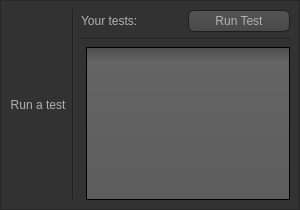
<?xml version="1.0" encoding="UTF-8"?>
<ui version="4.0">
 <class>main_window</class>
 <widget class="QWidget" name="main_window">
  <property name="geometry">
   <rect>
    <x>0</x>
    <y>0</y>
    <width>300</width>
    <height>210</height>
   </rect>
  </property>
  <property name="windowTitle">
   <string>Py-Grader</string>
  </property>
  <property name="styleSheet">
   <string notr="true">/*
    I did not create this
    This style was created by sommerc
    The original is here: https://github.com/sommerc/pyqt-stylesheets/blob/master/pyqtcss/src/dark_orange/style.qss
*/

QToolTip {
    border: 1px solid black;
    background-color: #ffa02f;
    padding: 1px;
    border-radius: 3px;
    opacity: 100;
}

QWidget {
    color: #b1b1b1;
    background-color: #323232;
}

QTreeView,
QListView {
    background-color: silver;
    margin-left: 5px;
}

QWidget:item:hover {
    background-color: QLinearGradient(x1: 0, y1: 0, x2: 0, y2: 1, stop: 0 #ffa02f, stop: 1 #ca0619);
    color: #000000;
}

QWidget:item:selected {
    background-color: QLinearGradient(x1: 0, y1: 0, x2: 0, y2: 1, stop: 0 #ffa02f, stop: 1 #d7801a);
}

QMenuBar::item {
    background: transparent;
}

QMenuBar::item:selected {
    background: transparent;
    border: 1px solid #ffaa00;
}

QMenuBar::item:pressed {
    background: #444;
    border: 1px solid #000;
    background-color: QLinearGradient(x1:0, y1:0,
            x2:0, y2:1,
            stop:1 #212121,
            stop:0.4 #343434
            /*,
        stop:0.2 #343434,
        stop:0.1 #ffaa00*/
        );
    margin-bottom: -1px;
    padding-bottom: 1px;
}

QMenu {
    border: 1px solid #000;
}

QMenu::item {
    padding: 2px 20px 2px 20px;
}

QMenu::item:selected {
    color: #000000;
}

QWidget:disabled {
    color: #808080;
    background-color: #323232;
}

QAbstractItemView {
    background-color: QLinearGradient(x1: 0, y1: 0, x2: 0, y2: 1, stop: 0 #4d4d4d, stop: 0.1 #646464, stop: 1 #5d5d5d);
}

QWidget:focus {
    /*border: 1px solid darkgray;*/
}

QLineEdit {
    background-color: QLinearGradient(x1: 0, y1: 0, x2: 0, y2: 1, stop: 0 #4d4d4d, stop: 0 #646464, stop: 1 #5d5d5d);
    padding: 1px;
    border-style: solid;
    border: 1px solid #1e1e1e;
    border-radius: 5;
}

QPushButton {
    color: #b1b1b1;
    background-color: QLinearGradient(x1: 0, y1: 0, x2: 0, y2: 1, stop: 0 #565656, stop: 0.1 #525252, stop: 0.5 #4e4e4e, stop: 0.9 #4a4a4a, stop: 1 #464646);
    border-width: 1px;
    border-color: #1e1e1e;
    border-style: solid;
    border-radius: 6;
    padding: 3px;
    font-size: 12px;
    padding-left: 5px;
    padding-right: 5px;
    min-width: 40px;
}

QPushButton:pressed {
    background-color: QLinearGradient(x1: 0, y1: 0, x2: 0, y2: 1, stop: 0 #2d2d2d, stop: 0.1 #2b2b2b, stop: 0.5 #292929, stop: 0.9 #282828, stop: 1 #252525);
}

QComboBox {
    selection-background-color: #ffaa00;
    background-color: QLinearGradient(x1: 0, y1: 0, x2: 0, y2: 1, stop: 0 #565656, stop: 0.1 #525252, stop: 0.5 #4e4e4e, stop: 0.9 #4a4a4a, stop: 1 #464646);
    border-style: solid;
    border: 1px solid #1e1e1e;
    border-radius: 5;
}

QComboBox:hover,
QPushButton:hover {
    border: 2px solid QLinearGradient(x1: 0, y1: 0, x2: 0, y2: 1, stop: 0 #ffa02f, stop: 1 #d7801a);
}


QComboBox:on {
    padding-top: 3px;
    padding-left: 4px;
    background-color: QLinearGradient(x1: 0, y1: 0, x2: 0, y2: 1, stop: 0 #2d2d2d, stop: 0.1 #2b2b2b, stop: 0.5 #292929, stop: 0.9 #282828, stop: 1 #252525);
    selection-background-color: #ffaa00;
}

QComboBox QAbstractItemView {
    border: 2px solid darkgray;
    selection-background-color: QLinearGradient(x1: 0, y1: 0, x2: 0, y2: 1, stop: 0 #ffa02f, stop: 1 #d7801a);
}

QComboBox::drop-down {
    subcontrol-origin: padding;
    subcontrol-position: top right;
    width: 15px;

    border-left-width: 0px;
    border-left-color: darkgray;
    border-left-style: solid;
    /* just a single line */
    border-top-right-radius: 3px;
    /* same radius as the QComboBox */
    border-bottom-right-radius: 3px;
}

QComboBox::down-arrow {
    image: url(:/dark_orange/img/down_arrow.png);
}

QGroupBox {
    border: 1px solid darkgray;
    margin-top: 10px;
}

QGroupBox:focus {
    border: 1px solid darkgray;
}

QTextEdit:focus {
    border: 1px solid darkgray;
}

QScrollBar:horizontal {
    border: 1px solid #222222;
    background: QLinearGradient(x1: 0, y1: 0, x2: 0, y2: 1, stop: 0.0 #121212, stop: 0.2 #282828, stop: 1 #484848);
    height: 7px;
    margin: 0px 16px 0 16px;
}

QScrollBar::handle:horizontal {
    background: QLinearGradient(x1: 0, y1: 0, x2: 1, y2: 0, stop: 0 #ffa02f, stop: 0.5 #d7801a, stop: 1 #ffa02f);
    min-height: 20px;
    border-radius: 2px;
}

QScrollBar::add-line:horizontal {
    border: 1px solid #1b1b19;
    border-radius: 2px;
    background: QLinearGradient(x1: 0, y1: 0, x2: 1, y2: 0, stop: 0 #ffa02f, stop: 1 #d7801a);
    width: 14px;
    subcontrol-position: right;
    subcontrol-origin: margin;
}

QScrollBar::sub-line:horizontal {
    border: 1px solid #1b1b19;
    border-radius: 2px;
    background: QLinearGradient(x1: 0, y1: 0, x2: 1, y2: 0, stop: 0 #ffa02f, stop: 1 #d7801a);
    width: 14px;
    subcontrol-position: left;
    subcontrol-origin: margin;
}

QScrollBar::right-arrow:horizontal,
QScrollBar::left-arrow:horizontal {
    border: 1px solid black;
    width: 1px;
    height: 1px;
    background: white;
}

QScrollBar::add-page:horizontal,
QScrollBar::sub-page:horizontal {
    background: none;
}

QScrollBar:vertical {
    background: QLinearGradient(x1: 0, y1: 0, x2: 1, y2: 0, stop: 0.0 #121212, stop: 0.2 #282828, stop: 1 #484848);
    width: 7px;
    margin: 16px 0 16px 0;
    border: 1px solid #222222;
}

QScrollBar::handle:vertical {
    background: QLinearGradient(x1: 0, y1: 0, x2: 0, y2: 1, stop: 0 #ffa02f, stop: 0.5 #d7801a, stop: 1 #ffa02f);
    min-height: 20px;
    border-radius: 2px;
}

QScrollBar::add-line:vertical {
    border: 1px solid #1b1b19;
    border-radius: 2px;
    background: QLinearGradient(x1: 0, y1: 0, x2: 0, y2: 1, stop: 0 #ffa02f, stop: 1 #d7801a);
    height: 14px;
    subcontrol-position: bottom;
    subcontrol-origin: margin;
}

QScrollBar::sub-line:vertical {
    border: 1px solid #1b1b19;
    border-radius: 2px;
    background: QLinearGradient(x1: 0, y1: 0, x2: 0, y2: 1, stop: 0 #d7801a, stop: 1 #ffa02f);
    height: 14px;
    subcontrol-position: top;
    subcontrol-origin: margin;
}

QScrollBar::up-arrow:vertical,
QScrollBar::down-arrow:vertical {
    border: 1px solid black;
    width: 1px;
    height: 1px;
    background: white;
}


QScrollBar::add-page:vertical,
QScrollBar::sub-page:vertical {
    background: none;
}

QTextEdit {
    background-color: #242424;
}

QPlainTextEdit {
    background-color: #242424;
}

QHeaderView::section {
    background-color: QLinearGradient(x1:0, y1:0, x2:0, y2:1, stop:0 #616161, stop: 0.5 #505050, stop: 0.6 #434343, stop:1 #656565);
    color: white;
    padding-left: 4px;
    border: 1px solid #6c6c6c;
}

QCheckBox:disabled {
    color: #414141;
}

QDockWidget::title {
    text-align: center;
    spacing: 3px;
    /* spacing between items in the tool bar */
    background-color: QLinearGradient(x1:0, y1:0, x2:0, y2:1, stop:0 #323232, stop: 0.5 #242424, stop:1 #323232);
}

QDockWidget::close-button,
QDockWidget::float-button {
    text-align: center;
    spacing: 1px;
    /* spacing between items in the tool bar */
    background-color: QLinearGradient(x1:0, y1:0, x2:0, y2:1, stop:0 #323232, stop: 0.5 #242424, stop:1 #323232);
}

QDockWidget::close-button:hover,
QDockWidget::float-button:hover {
    background: #242424;
}

QDockWidget::close-button:pressed,
QDockWidget::float-button:pressed {
    padding: 1px -1px -1px 1px;
}

QMainWindow::separator {
    background-color: QLinearGradient(x1:0, y1:0, x2:0, y2:1, stop:0 #161616, stop: 0.5 #151515, stop: 0.6 #212121, stop:1 #343434);
    color: white;
    padding-left: 4px;
    border: 1px solid #4c4c4c;
    spacing: 3px;
    /* spacing between items in the tool bar */
}

QMainWindow::separator:hover {

    background-color: QLinearGradient(x1:0, y1:0, x2:0, y2:1, stop:0 #d7801a, stop:0.5 #b56c17 stop:1 #ffa02f);
    color: white;
    padding-left: 4px;
    border: 1px solid #6c6c6c;
    spacing: 3px;
    /* spacing between items in the tool bar */
}

QToolBar::handle {
    spacing: 3px;
    /* spacing between items in the tool bar */
    background: url(:/dark_orange/img/handle.png);
}

QMenu::separator {
    height: 2px;
    background-color: QLinearGradient(x1:0, y1:0, x2:0, y2:1, stop:0 #161616, stop: 0.5 #151515, stop: 0.6 #212121, stop:1 #343434);
    color: white;
    padding-left: 4px;
    margin-left: 10px;
    margin-right: 5px;
}

QProgressBar {
    border: 2px solid grey;
    border-radius: 5px;
    text-align: center;
}

QProgressBar::chunk {
    background-color: #d7801a;
    width: 2.15px;
    margin: 0.5px;
}

QTabBar::tab {
    color: #b1b1b1;
    border: 1px solid #444;
    border-bottom-style: none;
    background-color: #323232;
    padding-left: 10px;
    padding-right: 10px;
    padding-top: 3px;
    padding-bottom: 2px;
    margin-right: -1px;
}

QTabWidget::pane {
    border: 1px solid #444;
    top: 1px;
}

QTabBar::tab:last {
    margin-right: 0;
    /* the last selected tab has nothing to overlap with on the right */
    border-top-right-radius: 3px;
}

QTabBar::tab:first: !selected {
    margin-left: 0px;
    /* the last selected tab has nothing to overlap with on the right */


    border-top-left-radius: 3px;
}

QTabBar::tab: !selected {
    color: #b1b1b1;
    border-bottom-style: solid;
    margin-top: 3px;
    background-color: QLinearGradient(x1:0, y1:0, x2:0, y2:1, stop:1 #212121, stop:.4 #343434);
}

QTabBar::tab:selected {
    border-top-left-radius: 3px;
    border-top-right-radius: 3px;
    margin-bottom: 0px;
}

QTabBar::tab: !selected:hover {
    /*border-top: 2px solid #ffaa00;
    padding-bottom: 3px;*/
    border-top-left-radius: 3px;
    border-top-right-radius: 3px;
    background-color: QLinearGradient(x1:0, y1:0, x2:0, y2:1, stop:1 #212121, stop:0.4 #343434, stop:0.2 #343434, stop:0.1 #ffaa00);
}

QRadioButton::indicator:checked,
QRadioButton::indicator:unchecked {
    color: #b1b1b1;
    background-color: #323232;
    border: 1px solid #b1b1b1;
    border-radius: 6px;
}

QRadioButton::indicator:checked {
    background-color: qradialgradient(cx: 0.5, cy: 0.5,
            fx: 0.5, fy: 0.5,
            radius: 1.0,
            stop: 0.25 #ffaa00,
            stop: 0.3 #323232);
}

QCheckBox::indicator {
    color: #b1b1b1;
    background-color: #323232;
    border: 1px solid #b1b1b1;
    width: 9px;
    height: 9px;
}

QRadioButton::indicator {
    border-radius: 6px;
}

QRadioButton::indicator:hover,
QCheckBox::indicator:hover {
    border: 1px solid #ffaa00;
}

QCheckBox::indicator:checked {
    image: url(:/dark_orange/img/checkbox.png);
}

QCheckBox::indicator:disabled,
QRadioButton::indicator:disabled {
    border: 1px solid #444;
}


QSlider::groove:horizontal {
    border: 1px solid #3A3939;
    height: 8px;
    background: #201F1F;
    margin: 2px 0;
    border-radius: 2px;
}

QSlider::handle:horizontal {
    background: QLinearGradient(x1: 0, y1: 0, x2: 0, y2: 1,
            stop: 0.0 silver, stop: 0.2 #a8a8a8, stop: 1 #727272);
    border: 1px solid #3A3939;
    width: 14px;
    height: 14px;
    margin: -4px 0;
    border-radius: 2px;
}

QSlider::groove:vertical {
    border: 1px solid #3A3939;
    width: 8px;
    background: #201F1F;
    margin: 0 0px;
    border-radius: 2px;
}

QSlider::handle:vertical {
    background: QLinearGradient(x1: 0, y1: 0, x2: 0, y2: 1, stop: 0.0 silver,
            stop: 0.2 #a8a8a8, stop: 1 #727272);
    border: 1px solid #3A3939;
    width: 14px;
    height: 14px;
    margin: 0 -4px;
    border-radius: 2px;
}

QAbstractSpinBox {
    padding-top: 2px;
    padding-bottom: 2px;
    border: 1px solid darkgray;

    border-radius: 2px;
    min-width: 50px;
}</string>
  </property>
  <widget class="QFrame" name="main_frame">
   <property name="geometry">
    <rect>
     <x>0</x>
     <y>0</y>
     <width>300</width>
     <height>210</height>
    </rect>
   </property>
   <property name="frameShape">
    <enum>QFrame::StyledPanel</enum>
   </property>
   <property name="frameShadow">
    <enum>QFrame::Raised</enum>
   </property>
   <layout class="QGridLayout" name="gridLayout">
    <item row="0" column="2">
     <widget class="QLabel" name="label">
      <property name="text">
       <string>Your tests:</string>
      </property>
     </widget>
    </item>
    <item row="0" column="1" rowspan="3">
     <widget class="Line" name="line">
      <property name="orientation">
       <enum>Qt::Vertical</enum>
      </property>
     </widget>
    </item>
    <item row="0" column="3">
     <widget class="QPushButton" name="test_run_button">
      <property name="text">
       <string>Run Test</string>
      </property>
     </widget>
    </item>
    <item row="2" column="2" colspan="2">
     <widget class="QListWidget" name="tests_list"/>
    </item>
    <item row="1" column="2" colspan="2">
     <widget class="Line" name="line_2">
      <property name="orientation">
       <enum>Qt::Horizontal</enum>
      </property>
     </widget>
    </item>
    <item row="0" column="0" rowspan="3">
     <widget class="QLabel" name="title_label">
      <property name="text">
       <string>Run a test</string>
      </property>
      <property name="alignment">
       <set>Qt::AlignCenter</set>
      </property>
     </widget>
    </item>
   </layout>
  </widget>
 </widget>
 <resources/>
 <connections/>
</ui>
